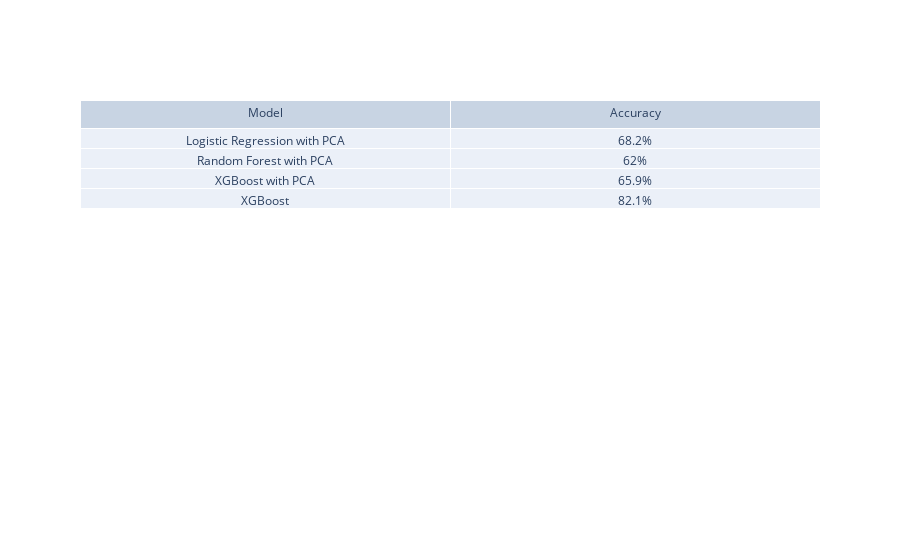

Notebook source saved alongside this figure:
### Markdown cell above
## Results of other models used on this data

### Code cell
fig = go.Figure(data=[go.Table(header=dict(values=['Model', 'Accuracy']),
                 cells=dict(values=[['Logistic Regression with PCA', 'Random Forest with PCA', 'XGBoost with PCA', 
                                     'XGBoost'], 
                                    ['68.2%', '62%', '65.9%', '82.1%']]))
                     ])
fig.show()

### Figure 1 — Plotly figure (JSON) as saved in the notebook; plotly's stock layout.template omitted (floating-point values rounded to 4 significant figures)
{"data": [{"cells": {"values": [["Logistic Regression with PCA", "Random Forest with PCA", "XGBoost with PCA", "XGBoost"], ["68.2%", "62%", "65.9%", "82.1%"]]}, "header": {"values": ["Model", "Accuracy"]}, "type": "table"}], "layout": {}}
